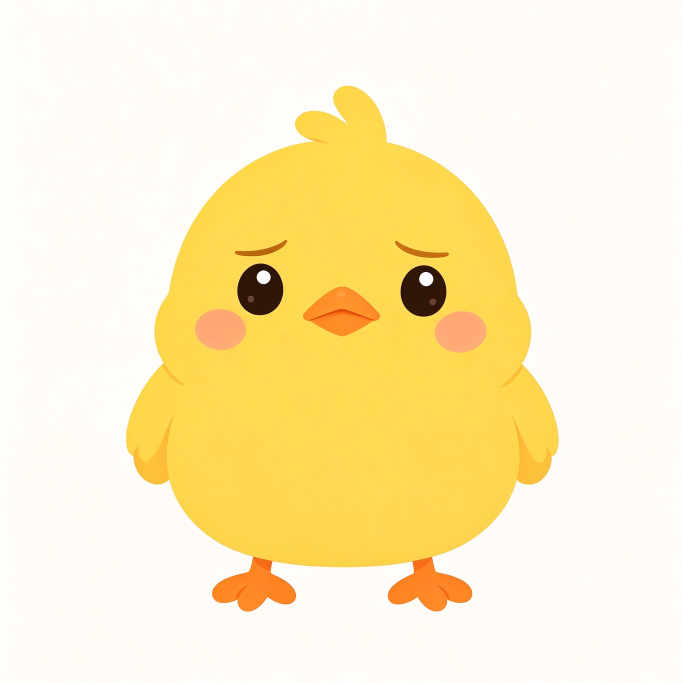
#> input picture assets/chick_character_design_pack/angry_keyframes/frame_01_pout.png, 2048 x 2048 px, found by its file name (shown at 1/3 size)
$ python make_preview_gif.py
#> lines starting #> are read from the running program, lines starting #| are printed output that depends on the picture; after the words box and inside, x2 and y2 are one past the last pixel; in counts of white or black regions, pixels touching at a corner belong together
#!/usr/bin/env python3
# 生气循环预览：6 张校色关键帧，按黄色身体等比缩放整帧（保留脚/翅），身体尺寸跨帧一致，硬切 hold。
# 跺脚=S1提脚→S2踩下；GIF 仅节奏预览，不作素材。
import os
import numpy as np
from PIL import Image

BASE = '/Users/Zhuanz1/Documents/trae_projects/mini/assets/chick_character_design_pack/angry_keyframes'
G = os.path.join(BASE, 'graded')
SEQ = [
    ('frame_01_pout.png', 8),
    ('frame_02_shout.png', 8),
    ('frame_03_rage.png', 6),
    ('frame_05_raise.png', 3),
    ('frame_06_stomp.png', 5),
    ('frame_04_reset.png', 8),
]
SIZE = 480
FPS = 12
BG = (254, 252, 244)
TARGET_BODY_H = int(SIZE * 0.62)
BODY_TOP = int(SIZE * 0.16)

def render(path):
    im = Image.open(path).convert('RGB')
#> im is the input picture: PIL image 2048x2048 RGB; mean R, G, B 252.9, 237.6, 193.5
    a = np.asarray(im)
    r, g, b = a[..., 0], a[..., 1], a[..., 2]
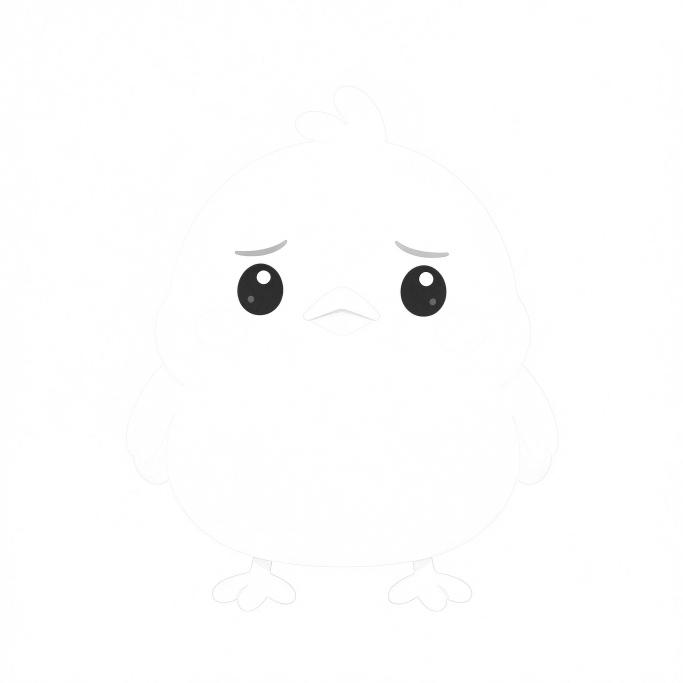
#> r: shape (2048, 2048) (shown at 1/3 size); min 13, max 255, mean 252.9
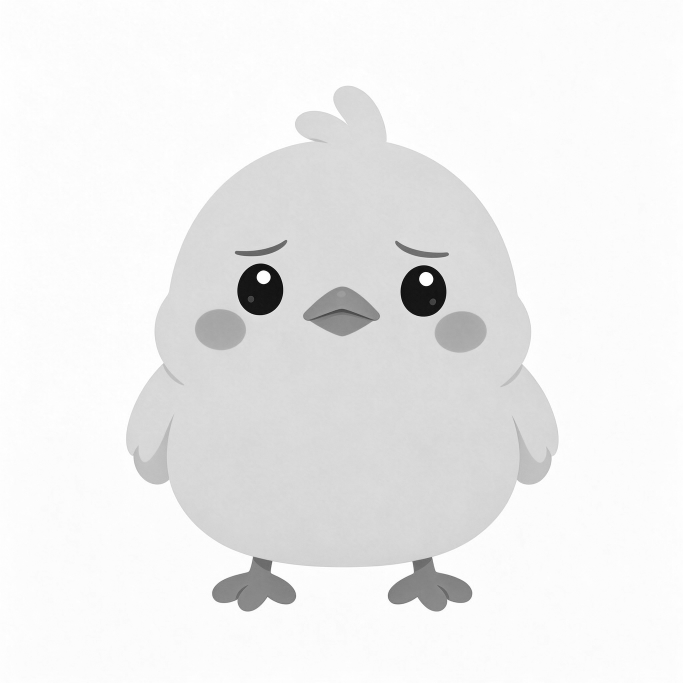
#> g: shape (2048, 2048) (shown at 1/3 size); min 0, max 255, mean 237.6
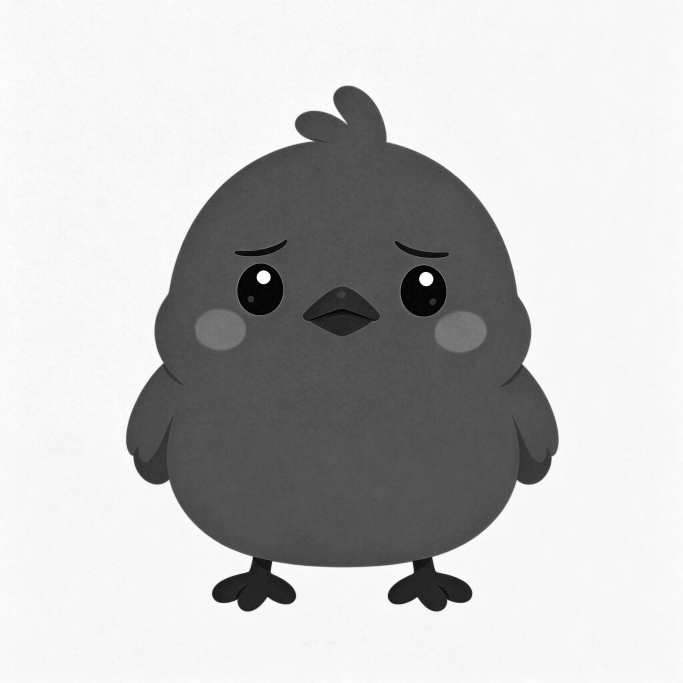
#> b: shape (2048, 2048) (shown at 1/3 size); min 0, max 255, mean 193.5
    yellow = (r > 230) & (g > 190) & (b < 115) & ((r - b) > 120)
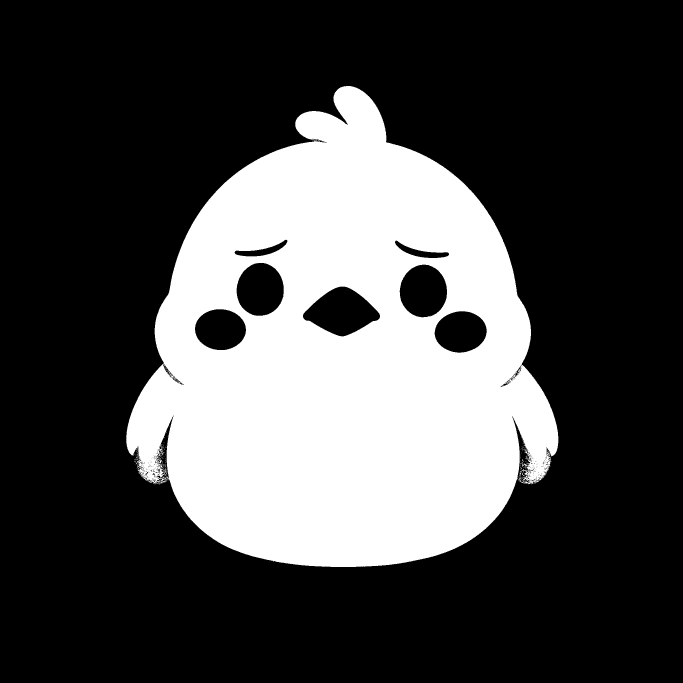
#> yellow: shape (2048, 2048) bool (shown at 1/3 size); 28.1% white; 196 white regions (193 under 20 px), largest, box (x1, y1, x2, y2) and area: (379, 258, 1675, 1701) 1179621, (1566, 1390, 1582, 1400) 61, (482, 1357, 490, 1365) 25
    ys, xs = np.where(yellow)
    y0, y1, x0, x1 = ys.min(), ys.max(), xs.min(), xs.max()
#> y0 = 258; y1 = 1700; x0 = 379; x1 = 1674
    s = TARGET_BODY_H / (y1 - y0)
#> s = 0.206
    im2 = im.resize((round(im.width * s), round(im.height * s)))
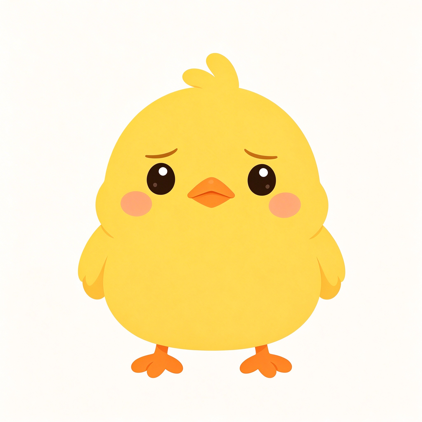
#> im2: PIL image 422x422 RGB; mean R, G, B 253, 237.6, 193.5
    # 缩放后身体 bbox 位置
    bx0, by0 = x0 * s, y0 * s
#> bx0 = 78.06; by0 = 53.14
    cv = Image.new('RGB', (SIZE, SIZE), BG)
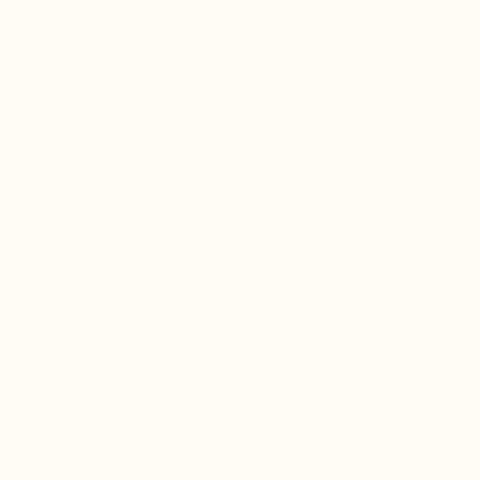
#> cv: PIL image 480x480 RGB; mean R, G, B 254, 252, 244
    # 身体水平居中、顶部对齐 BODY_TOP
    px = (SIZE - (x1 - x0) * s) / 2 - bx0
#> px = 28.58
    py = BODY_TOP - by0
#> py = 22.86
    cv.paste(im2, (round(px), round(py)))
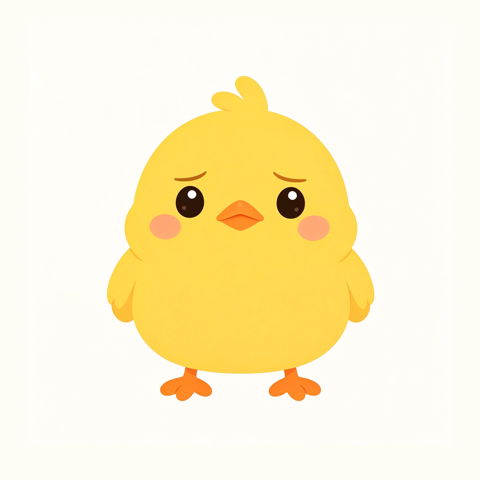
#> cv: PIL image 480x480 RGB; mean R, G, B 253.2, 240.9, 205
    return cv

seq = []
for f, n in SEQ:
    seq += [render(os.path.join(G, f))] * n
#> pass 2 of the loop `for f, n in SEQ:`:
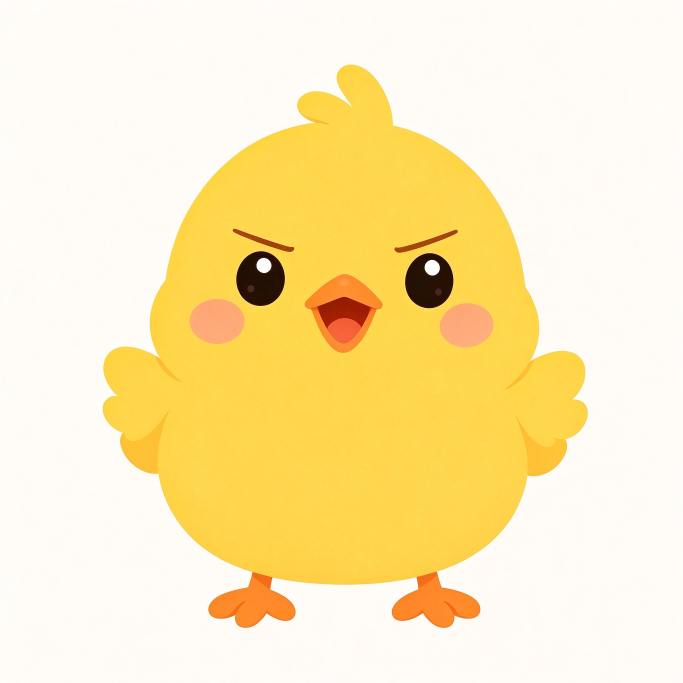
#> input picture assets/chick_character_design_pack/angry_keyframes/frame_02_shout.png, 2048 x 2048 px, found by its file name (shown at 1/3 size)
#> in render, im is the input picture: PIL image 2048x2048 RGB; mean R, G, B 252.4, 233.7, 183.3
#> in render (call 2), `yellow = (r > 230) & (g > 190) & (b < 115) & ((r - b) > 120)`:
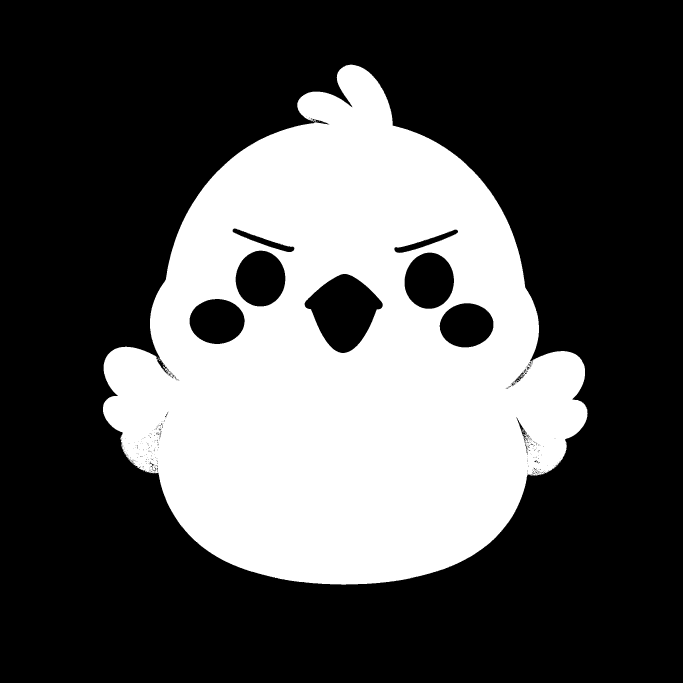
#> yellow: shape (2048, 2048) bool (shown at 1/3 size); 32.3% white; 63 white regions (60 under 20 px), largest, box (x1, y1, x2, y2) and area: (309, 194, 1763, 1754) 1355116, (490, 1097, 495, 1106) 21, (1566, 1287, 1573, 1296) 20
#> y0 = 194; y1 = 1753; x0 = 309; x1 = 1762
#> s = 0.191
#> im2: PIL image 390x390 RGB
#> bx0 = 58.87; by0 = 36.96
#> px = 42.73
#> py = 39.04
#> in render (call 2), `cv.paste(im2, (round(px), round(py)))`:
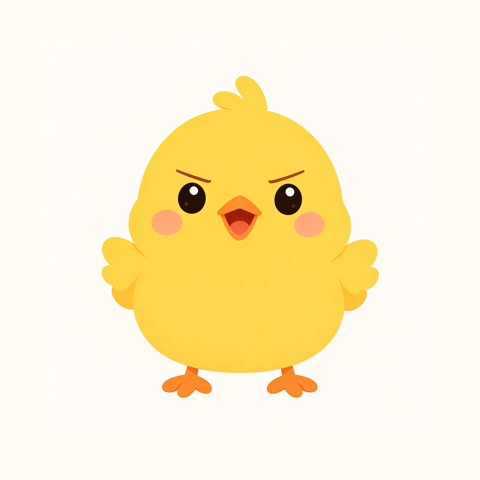
#> cv: PIL image 480x480 RGB; mean R, G, B 253, 239.9, 203.9
#> pass 3 of the loop `for f, n in SEQ:`:
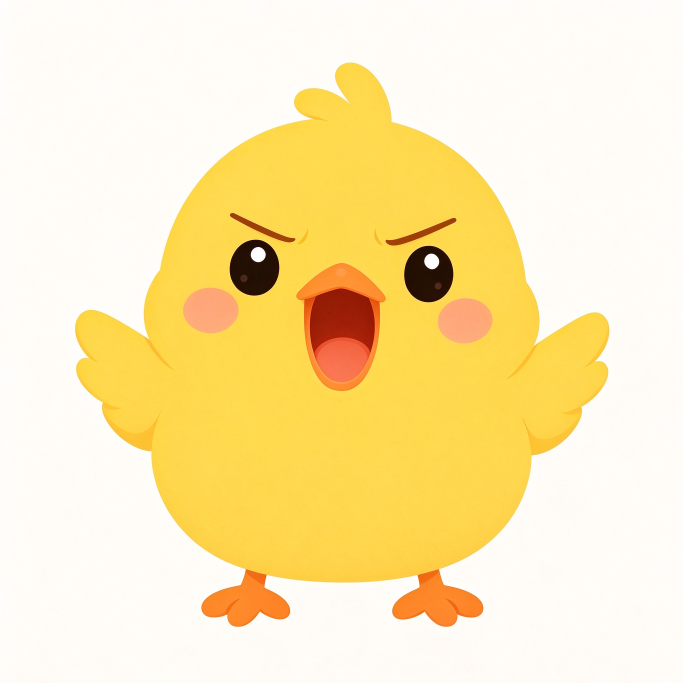
#> input picture assets/chick_character_design_pack/angry_keyframes/frame_03_rage.png, 2048 x 2048 px, found by its file name (shown at 1/3 size)
#> in render, im is the input picture: PIL image 2048x2048 RGB; mean R, G, B 251.8, 232.5, 181.2
#> in render (call 3), `yellow = (r > 230) & (g > 190) & (b < 115) & ((r - b) > 120)`:
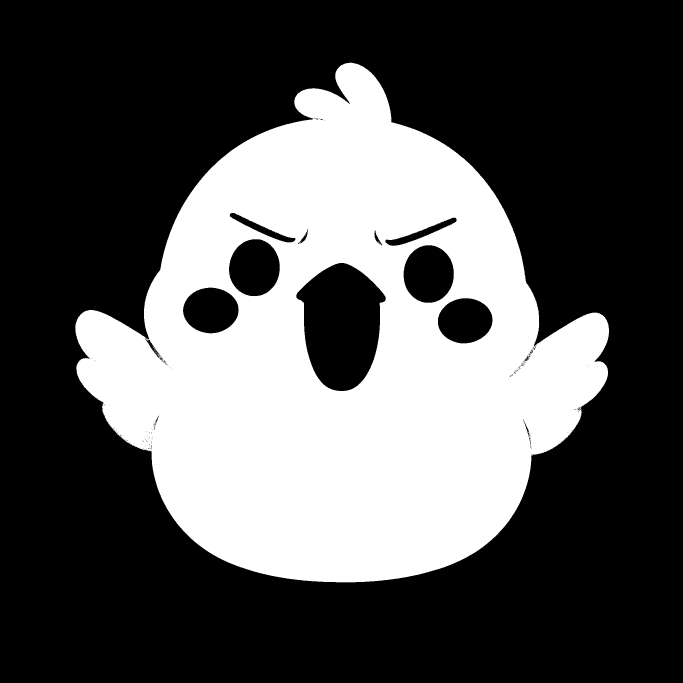
#> yellow: shape (2048, 2048) bool (shown at 1/3 size); 33% white; 29 white regions (28 under 20 px), largest, box (x1, y1, x2, y2) and area: (226, 188, 1827, 1747) 1382226
#> y0 = 188; y1 = 1746; x0 = 226; x1 = 1826
#> bx0 = 43.08; by0 = 35.84
#> px = 44.41
#> py = 40.16
#> in render (call 3), `cv.paste(im2, (round(px), round(py)))`:
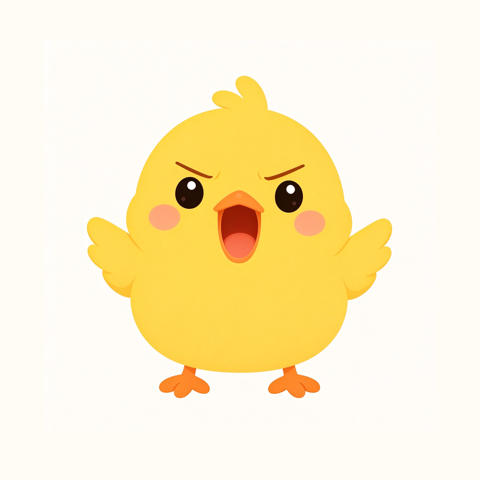
#> cv: PIL image 480x480 RGB; mean R, G, B 252.6, 239.1, 202.5
#> the loop made 6 passes; the first 3 are shown

out = os.path.join(BASE, 'angry_loop_preview.gif')
seq[0].save(out, save_all=True, append_images=seq[1:], loop=0,
            duration=int(1000 / FPS), optimize=False, disposal=2)
print('frames', len(seq), 'duration_s', round(len(seq) / FPS, 2), out)
